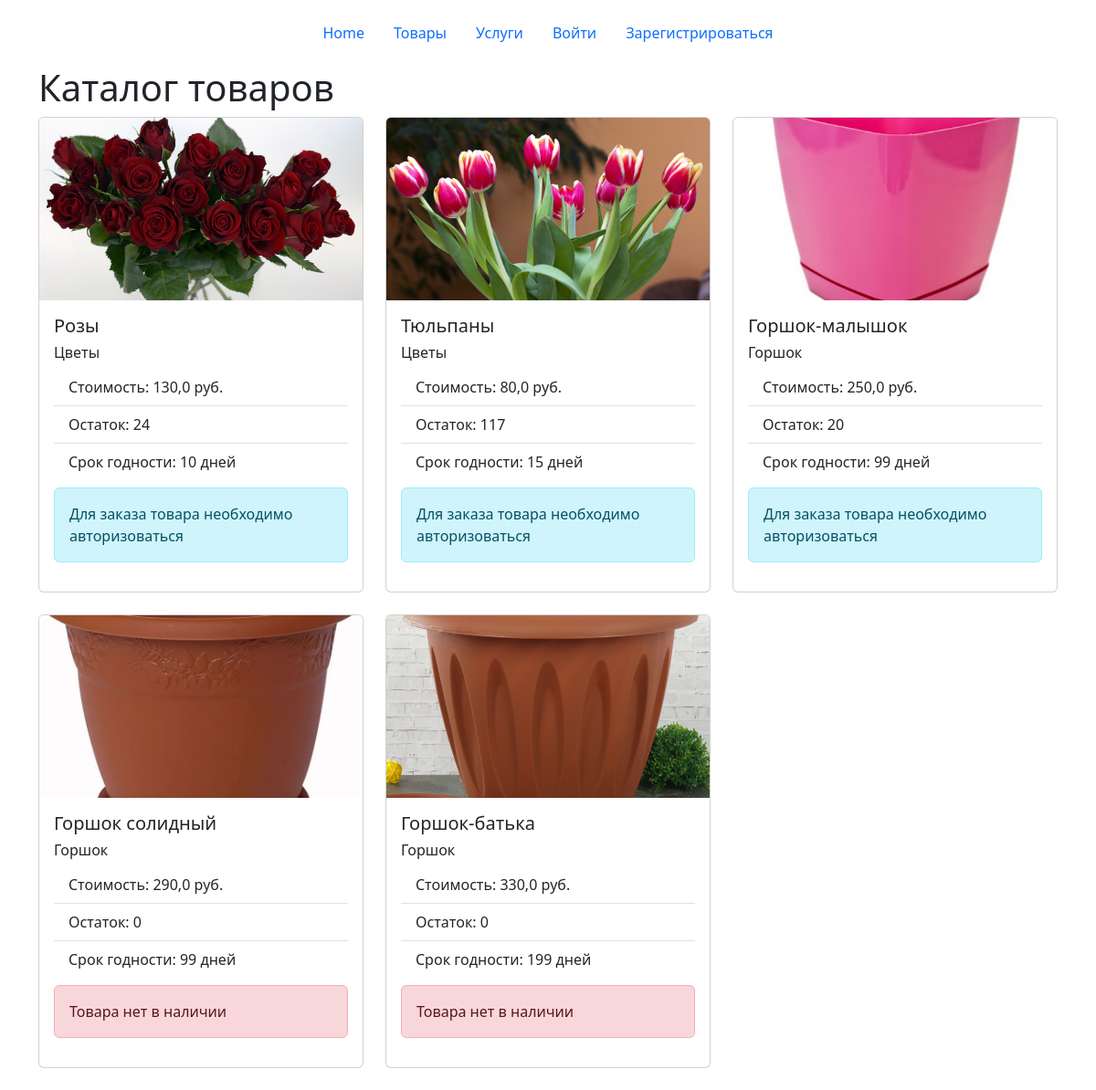
/products/, run on an earlier commit of the app's database.
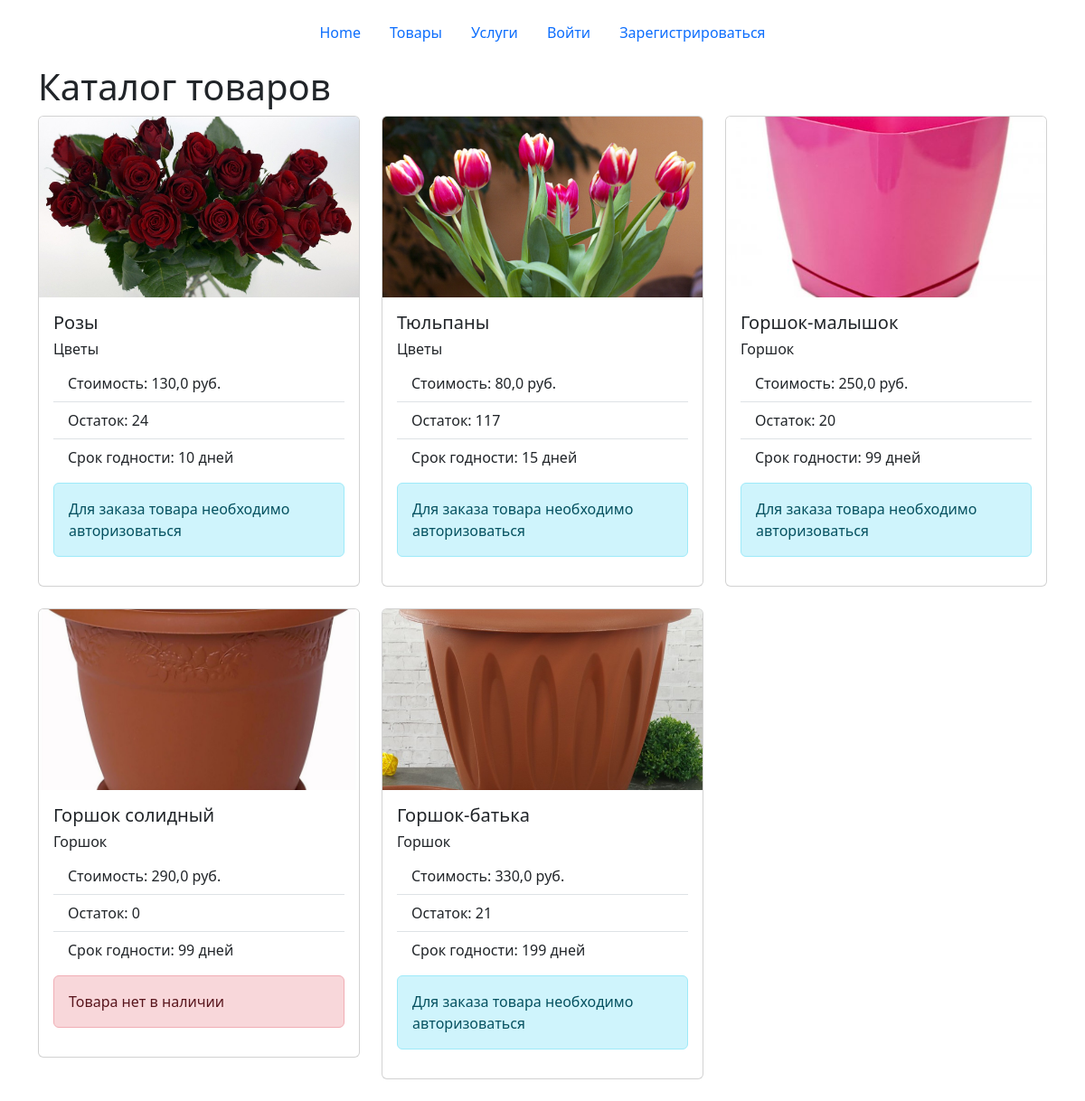
And on a later commit of the database.
### main/models.py (models this page shows, shortened)
class Products(models.Model):
    name = models.CharField(max_length=50, verbose_name='Название', blank=True, null=True)
    type_product = models.ForeignKey(Types_products, on_delete=models.CASCADE, verbose_name='Тип продукта', blank=True,
                                     null=True)
    cost = models.FloatField(verbose_name='Стоимость', blank=True, null=True)
    photo = models.ImageField(upload_to='products', verbose_name='Фото', blank=True, null=True)
    stock_balance = models.IntegerField(verbose_name='Остаток на складе', blank=True, null=True)
    sheif_life = models.IntegerField(verbose_name='Срок годности', blank=True, null=True)
    class Meta:
        verbose_name = 'Товар'
        verbose_name_plural = 'Товары'

class Types_products(models.Model):
    name = models.CharField(max_length=50, verbose_name='Название', blank=True, null=True)
    def __str__(self):
        return f'{self.name}'
    class Meta:
        verbose_name = 'Тип товара'
        verbose_name_plural = 'Типы товаров'

### main/views.py (the view)
# urls.py: path('products/', views.products, name='products'),
def products(request):
    filials = Filials.objects.all()
    products = Products.objects.all()
    return render(request, 'products.html', {'products': products, 'filials': filials})

### templates/products.html (shortened to what this page needs)
{% extends 'navbar.html' %}
{% block content %}
    <div class="container">
        <div class="row">
            <div class="col-12">
                <h1>Каталог товаров</h1>
            </div>
        </div>
    </div>
    <div class="container">
        <div class="row">
            {% for p in products %}
                <div class="col-4">
                    <div class="card mb-4 d-flex flex-fill" id="card_{{ p.id }}">
                        <img src="{{ p.photo.url }}" class="card-img-top" alt="{{ p.name }}"
                             style="max-height: 200px; object-fit: cover;">
                        <div class="card-body">
                            <h5 class="card-title">{{ p.name }}</h5>
                            <h6 class="card-title">{{ p.type_product }}</h6>
                            <ul class="list-group list-group-flush">
                                <li class="list-group-item">Стоимость: {{ p.cost }} руб.</li>
                                <li class="list-group-item">Остаток: {{ p.stock_balance }}</li>
                                <li class="list-group-item">Срок годности: {{ p.sheif_life }} дней</li>
                            </ul>
                            {% if p.stock_balance > 0 %}
                                {% if request.user.is_authenticated %}
                                    <form method="post" action="{% url 'create_order' p.id %}">
                                        {% csrf_token %}
                                        <input type="hidden" name="product_id" value="{{ p.id }}">
                                        <label for="product_count">Количество</label>
                                        <input type="number" name="product_count" value="1" min="1"
                                               max="{{ p.stock_balance }}"
                                               class="form-control">
                                        <label for="filial">Филиал, в котором планируете забирать</label>
                                        <select name="filial" class="form-control">
                                            {% for f in filials %}
                                                <option value="{{ f.id }}">{{ f.city }} {{ f.street }}</option>
                                            {% endfor %}
                                        </select>
                                        <button type="submit" class="btn btn-outline-success mt-2">Купить</button>
                                    </form>
                                    {% if request.user.role.name == 'Управляющий' %}
                                        <a class="btn btn-outline-info mt-2 supply">Заказать</a>
                                    {% endif %}
                                {% else %}
                                    <div class="alert alert-info mt-2" role="alert">
                                        Для заказа товара необходимо авторизоваться
                                    </div>
                                {% endif %}
                            {% else %}
                                <div class="alert alert-danger mt-2" role="alert">
                                    Товара нет в наличии
                                </div>
                            {% endif %}
                        </div>
                    </div>
                </div>
            {% endfor %}
        </div>
    </div>
{% endblock %}

### templates/navbar.html (shortened to what this page needs)
<!DOCTYPE html>
<html lang="en">
<head>
    <link href="https://cdn.jsdelivr.net/npm/bootstrap@5.3.2/dist/css/bootstrap.min.css" rel="stylesheet"
>
</head>
<body>
<div class="container">
    <header class="d-flex justify-content-center py-3">
        <ul class="nav nav-pills">
            <li class="nav-item"><a href="{% url 'index' %}" class="nav-link">Home</a></li>
            <li class="nav-item"><a href="{% url 'products' %}" class="nav-link">Товары</a></li>
            <li class="nav-item"><a href="{% url 'services' %}" class="nav-link">Услуги</a></li>
            {% if request.user.is_authenticated == False %}
                <li class="nav-item"><a href="{% url 'login' %}" class="nav-link">Войти</a></li>
                <li class="nav-item"><a href="{% url 'register' %}" class="nav-link">Зарегистрироваться</a></li>
            {% endif %}
        </ul>
    </header>
</div>
{% block content %}
{% endblock %}
</body>
</html>

What changed in the data, as far as the page shows it:
changed Products "Горшок-батька": stock_balance "0" → "21"; stock_balance "Товара нет в наличии" → "Для заказа товара необходимо авторизоваться"
